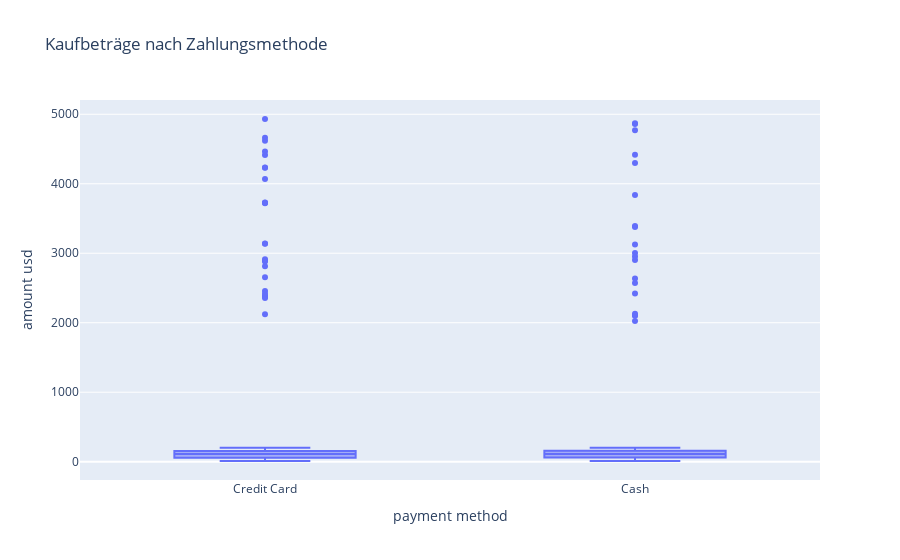

The code cell stored with this chart in its notebook:
### Code cell
# 8. Boxplot: Kaufbeträge nach Zahlungsmethode
fig = px.box(df, x='payment method', y='amount usd',
             title='Kaufbeträge nach Zahlungsmethode')
fig.show()

### Figure 1 — Plotly figure (JSON) as saved in the notebook; plotly's stock layout.template omitted (floating-point values rounded to 4 significant figures; data arrays with more than 128 entries replaced by an {"elided": "..."} marker saying what was removed)
{"data": [{"alignmentgroup": "True", "hovertemplate": "payment method=%{x}<br>amount usd=%{y}<extra></extra>", "legendgroup": "", "marker": {"color": "#636efa"}, "name": "", "notched": false, "offsetgroup": "", "orientation": "v", "showlegend": false, "type": "box", "x": {"elided": "3400 str values"}, "x0": " ", "xaxis": "x", "y": {"elided": "3400 float values"}, "y0": " ", "yaxis": "y"}], "layout": {"boxmode": "group", "legend": {"tracegroupgap": 0}, "title": {"text": "Kaufbeträge nach Zahlungsmethode"}, "xaxis": {"anchor": "y", "domain": [0, 1], "title": {"text": "payment method"}}, "yaxis": {"anchor": "x", "domain": [0, 1], "title": {"text": "amount usd"}}}}
